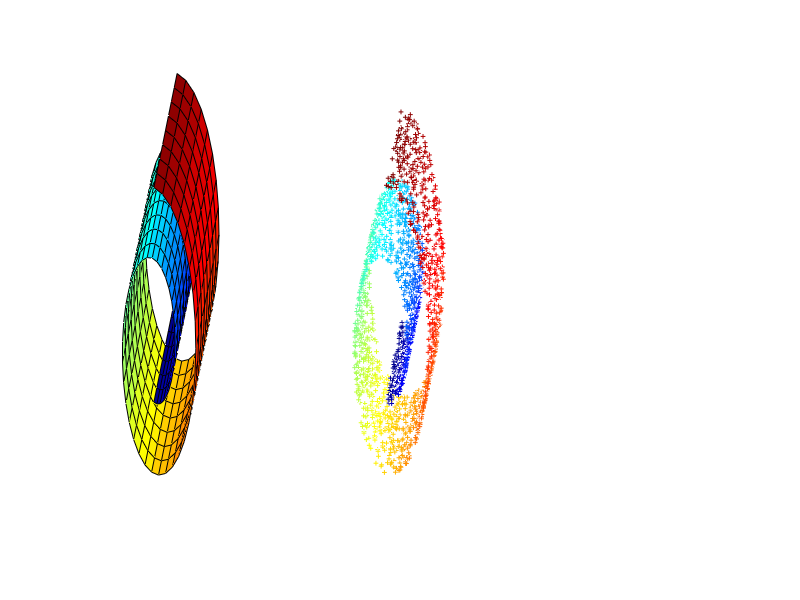

MATLAB code to generate this figure: (Note: this script raises an error after producing the figure.)
% SWISS ROLL DATASET

  N=2000;
  K=12;
  d=2; 

clf; colormap jet; set(gcf,'Position',[200,400,620,200]);

% PLOT TRUE MANIFOLD
  tt0 = (3*pi/2)*(1+2*[0:0.02:1]); hh = [0:0.125:1]*30;
  xx = (tt0.*cos(tt0))'*ones(size(hh));
  yy = ones(size(tt0))'*hh;
  zz = (tt0.*sin(tt0))'*ones(size(hh));
  cc = tt0'*ones(size(hh));

  subplot(1,3,1); cla;
  surf(xx,yy,zz,cc);
  view([12 20]); grid off; axis off; hold on;
  lnx=-5*[3,3,3;3,-4,3]; lny=[0,0,0;32,0,0]; lnz=-5*[3,3,3;3,3,-3];
  lnh=line(lnx,lny,lnz);
  set(lnh,'Color',[1,1,1],'LineWidth',2,'LineStyle','-','Clipping','off');
  axis([-15,20,0,32,-15,15]);

% GENERATE SAMPLED DATA
  tt = (3*pi/2)*(1+2*rand(1,N));  height = 21*rand(1,N);
  X = [tt.*cos(tt); height; tt.*sin(tt)];

% SCATTERPLOT OF SAMPLED DATA
  subplot(1,3,2); cla;
  scatter3(X(1,:),X(2,:),X(3,:),12,tt,'+');
  view([12 20]); grid off; axis off; hold on;
  lnh=line(lnx,lny,lnz);
  set(lnh,'Color',[1,1,1],'LineWidth',2,'LineStyle','-','Clipping','off');
  axis([-15,20,0,32,-15,15]); drawnow;

% RUN LLE ALGORITHM
Y=lle(X,K,d);

% SCATTERPLOT OF EMBEDDING
  subplot(1,3,3); cla;
  scatter(Y(1,:),Y(2,:),12,tt,'+');
  grid on;
  set(gca,'XTick',[]); set(gca,'YTick',[]); 
  pause;



writematrix(X, 'X_matlab.csv');
writematrix(W, 'W_matlab.csv');
writematrix(Y, 'Y_matlab.csv');
